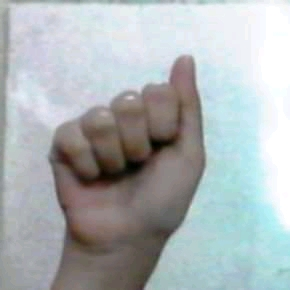
#> input picture Modul_5/data.jpeg, 290 x 290 px
$ jupyter execute Modul5.ipynb
#> lines starting #> are read from the running program, lines starting #| are printed output that depends on the picture
[cell 1]
import numpy as np
import matplotlib.image as im
import matplotlib.pyplot as plt
from PIL import Image, ImageFilter

[cell 2]
img = Image.open("data.jpeg")
#> img is the input picture: PIL image 290x290 RGB; mean R, G, B 173, 179.7, 181.5
display(img)

[cell 3]
high_kernel = np.array ([[0,-1,0],
                      [-1,5,-1],
                      [0,-1,0]])
low_kernel = np.array([
                        [1/16,1/8,1/16],
                        [1/8,1/4,1/8],
                        [1/16,1/8,1/16]])

[cell 4]
def kecerahan (data,brig):
#> called with brig = 50
    matrik=np.array(data)
    for v in range (290):
        for w in range (290):
            for z in range (3):
                matrik [v,w,z]=matrik[v,w,z]+brig
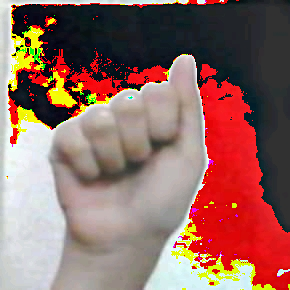
#> matrik: shape (290, 290, 3); mean R, G, B 146.5, 106.7, 98.9
    return matrik

[cell 5]
data=kecerahan(img,50)
plt.imshow(data)

[cell 6]
def gamma (data, gam):
#> called with gam = 0.5
    matrik=np.array(data)
    for v in range (290):
        for w in range (290):
            for z in range (3):
                matrik[v,w,z]=matrik[v,w,z]*(1/gam)
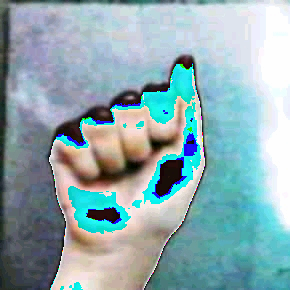
#> matrik: shape (290, 290, 3); mean R, G, B 141.8, 170.7, 176.1
    return matrik

[cell 7]
gam=gamma (img,0.5)
plt.imshow(gam,cmap="gray")

[cell 8]
imgg = Image.open("data.jpeg").convert('L')
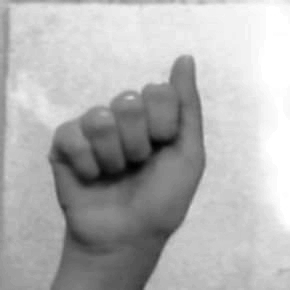
#> imgg: PIL image 290x290 L; min 0, max 255, mean 177.9
print (imgg.size)
#| (290, 290)
M,N = imgg.size
#> M = 290; N = 290
data=np.pad(imgg,([1,1],[1,1]),mode="constant")
plt.imshow (data,'gray')

[cell 9]
def lowpass (data, ker):
    hasil=np.zeros((N,M), dtype="int")
    for i in range (N):
        for j in range (M):
            hasil[i,j]= data[i,j]*ker[0,0]+data[i,j+1]*ker[0,1]+data[i,j+2]*ker[0,2]
            hasil[i,j]= hasil[i,j]+data[i+1,j]*ker[1,0]+data[i+1,j+1]*ker[1,1]+data[i+1,j+2]*ker[1,2]
            hasil[i,j]= hasil[i,j]+data[i+2,j]*ker[2,0]+data[i+2,j+1]*ker[2,1]+data[i+2,j+2]*ker[2,2]
    return hasil

[cell 10]
a=lowpass(data,low_kernel)
plt.imshow (a, cmap="gray")

[cell 11]
def highpass (data, ker):
    hasil=np.zeros((N,M), dtype="int")
    for i in range (N):
        for j in range (M):
            hasil[i][j] = data[i-1,j-1]*ker[0,0] + data[i-1, j]*ker[0,1] + data[i-1,j+1]*ker[0,2]
            hasil[i][j] = hasil[i][j] + data[i,j-1]*ker[0,0] + data[i, j]*ker[0,1] + data[i,j+1]*ker[0,2]
            hasil[i][j] = hasil[i][j] + data[i+1,j-1]*ker[0,0] + data[i+1, j]*ker[0,1] + data[i+1,j+1]*ker[0,2]
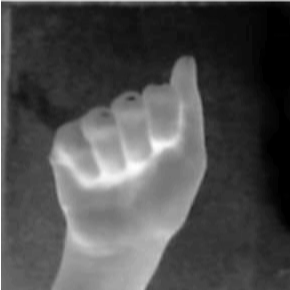
#> hasil: shape (290, 290) int64; min -765, max 0, mean -529.6; drawn with min black and max white
    return hasil

[cell 12]
b=highpass(data,high_kernel)
plt.imshow (b, cmap="gray")

[cell 13]
def mean (data):
    hasil=np.zeros((N,M), dtype="int")
    for i in range (N):
        for j in range (M):
            hasil[i,j]+=(data[i,j]+data[i,j+1]+data[i,j+2]+data[i+1,j]+data[i+1,j+1]+data[i+1,j+2]+data[i+2,j]+data[i+2,j+1]+data[i+2,j+2])/9
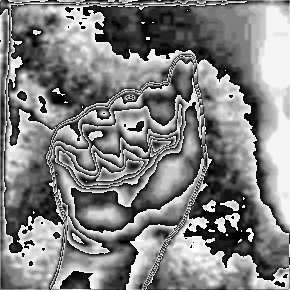
#> hasil: shape (290, 290) int64; min 0, max 28, mean 14.2; drawn with min black and max white
    return hasil
